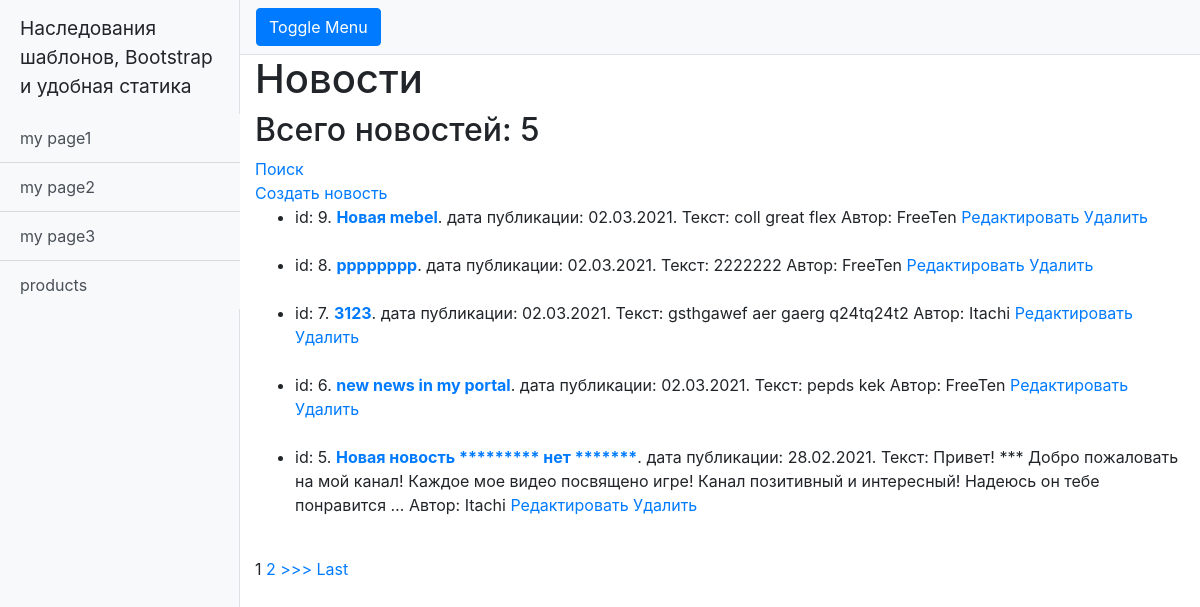
The page /news/ on the database as committed earlier.
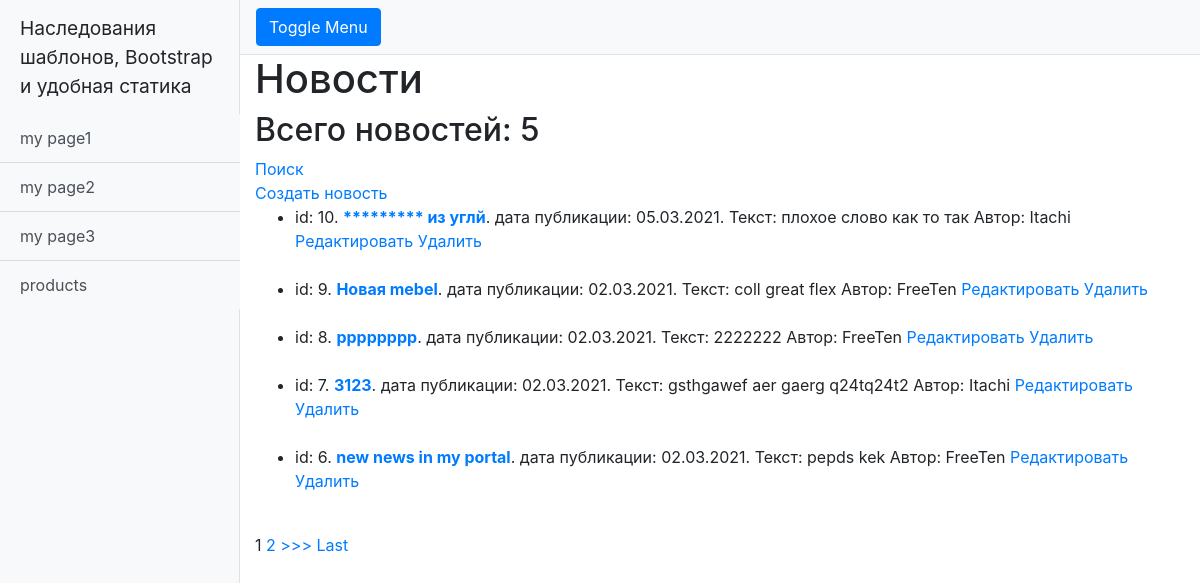
The same page on the database as committed later.
### NewsPaper/models.py (models this page shows, shortened)
class Post(models.Model):
    state = 'ST'
    news = 'NE'
    FIELD = [
        (state, 'Статья'),
        (news, 'Новость')
    ]
    type = models.CharField(max_length=2, choices=FIELD)
    post_date_creation = models.DateTimeField(auto_now_add=True)
    post_heading = models.CharField(max_length=255)
    post_text = models.TextField()
    post_rating = models.IntegerField(default=0)
    author = models.ForeignKey(Author, on_delete=models.CASCADE)
    category = models.ManyToManyField(Category, through='PostCategory')

class Author(models.Model):
    user = models.ForeignKey(User, on_delete=models.CASCADE)
    author_rating = models.IntegerField(default=0)

### NewsPaper/views.py (the view)
# urls.py: path('', NewsList.as_view()),
class NewsList(ListView):
    model = Post
    template_name = 'news.html'
    context_object_name = 'news'
    queryset = Post.objects.filter(type='NE').order_by('-post_date_creation')
    paginate_by = 5

### NewsPaper/templatetags/my_filters.py (called while the page is built)
@register.filter(name='censor')
def censor(value):
    if isinstance(value, str):
        censor_words = ['плохоеслово', 'компостер', 'гадость', 'лох']
        split_string = value.split()
        for word in censor_words:
            if word in split_string:
                for j in range(len(split_string)):
                    if word == split_string[j]:
                        split_string[j] = '*' * len(split_string[j])
        return ' '.join(split_string)
    else:
        raise ValueError(f'Ошибка: значение должно быть строкой')

### templates/news.html (shortened to what this page needs)
{% extends 'default.html' %}
{% load my_filters %}
{% block content %}
    <h1>Новости</h1>
    <h2>Всего новостей: {{ news|length }}</h2>
    <div><a href="/news/search">Поиск</a></div>
    <div><a href="/news/create">Создать новость</a></div>
        <ul>
            {% for single_news in news %}
                <li>id: {{ single_news.id }}. <b><a href="/news/{{ single_news.id }}">{{ single_news.post_heading|censor }}</a></b>. дата публикации: {{ single_news.post_date_creation|date:'d.m.Y' }}. Текст: {{ single_news.post_text|truncatewords:20|censor }} Автор: {{ single_news.author.user }}
                    <a href="/news/create/{{ single_news.id }}">Редактировать</a> <a href="/news/delete/{{ single_news.id }}">Удалить</a></li>
                <br>
            {% endfor %}
        </ul>
    {% if is_paginated %}
            {% for num in page_obj.paginator.page_range %}
                {% if page_obj.number == num %}
                    <a>{{ num }}</a>
                {% elif num > page_obj.number|add:'-3' and num < page_obj.number|add:'3' %}
                    <a href="?page={{ num }}">{{ num }}</a>
                {% endif %}
            {% endfor %}
            {% if page_obj.has_next %}
                <a href="?page={{ page_obj.next_page_number }}">>>></a>
                <a href="?page={{ page_obj.paginator.num_pages }}">Last</a>
            {% endif %}
        {% endif %}
{% endblock content %}

### templates/default.html (shortened to what this page needs)
{% load static %}
<!DOCTYPE html>
<html lang="en">
<head>
  <link href="{% static 'vendor/bootstrap/css/bootstrap.min.css' %}" rel="stylesheet ">
  <link href="{% static 'css/simple-sidebar.css' %}" rel="stylesheet">
</head>
<body>
  <div class="d-flex" id="wrapper">
    <div class="bg-light border-right" id="sidebar-wrapper" style="max-width: 240px;">
      <div class="sidebar-heading">Наследования шаблонов, Bootstrap и удобная статика</div>
      <div class="list-group list-group-flush">
        <a href="/my_page1" class="list-group-item list-group-item-action bg-light">my page1</a>
        <a href="/my_page2" class="list-group-item list-group-item-action bg-light">my page2</a>
        <a href="/my_page3" class="list-group-item list-group-item-action bg-light">my page3</a>
        <a href="/products" class="list-group-item list-group-item-action bg-light">products</a>
      </div>
    </div>
    <div id="page-content-wrapper">
      <nav class="navbar navbar-expand-lg navbar-light bg-light border-bottom">
        <button class="btn btn-primary" id="menu-toggle">Toggle Menu</button>
      </nav>
      <div class="container-fluid">
          {% block content %}{% endblock content %}
      </div>
    </div>
  </div>
</body>
</html>

### static/css/simple-sidebar.css (style rules this page uses)
#wrapper { overflow-x: hidden; }
#sidebar-wrapper { min-height: 100vh; margin-left: -15rem; -webkit-transition: margin .25s ease-out; -moz-transition: margin .25s ease-out; -o-transition: margin .25s ease-out; transition: margin .25s ease-out; }
#sidebar-wrapper .sidebar-heading { padding: 0.875rem 1.25rem; font-size: 1.2rem; }
#sidebar-wrapper .list-group { width: 15rem; }
#page-content-wrapper { min-width: 100vw; }
@media (min-width: 768px) { #sidebar-wrapper { margin-left: 0; } }
@media (min-width: 768px) { #page-content-wrapper { min-width: 0; width: 100%; } }

Rows that differ between the two databases and show on the page:
no longer on this page (row unchanged): Post: id "5", post_heading|censor "Новая новость ********* нет *******", post_date_creation "28.02.2021", post_text|censor "Привет! *** Добро пожаловать на мой канал! Каждое мое видео посвящено игре! Канал позитивный и интересный! Надеюсь он тебе понравится …", author.user "Itachi"
added Post: id "10", post_heading|censor "********* из углй", post_date_creation "05.03.2021", post_text|censor "плохое слово как то так", author.user "Itachi"
